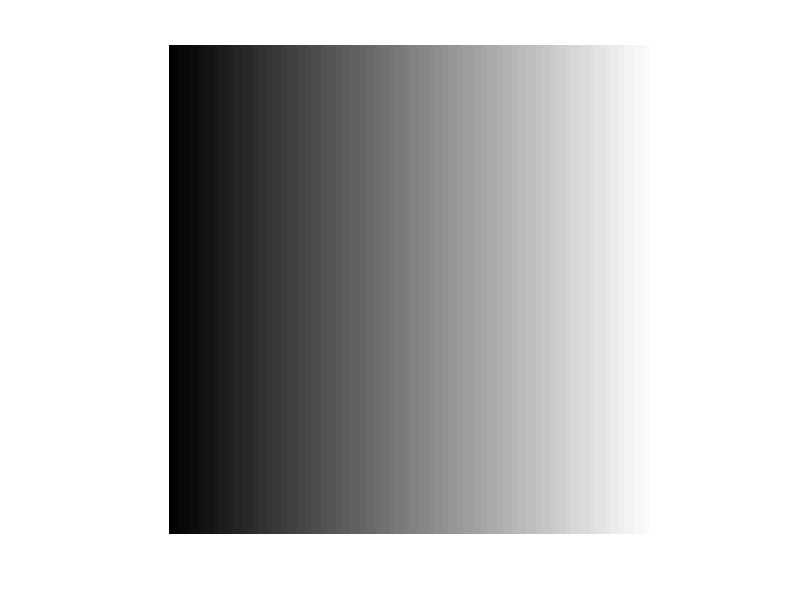

The MATLAB source for this figure:
% This program uses nested for loops to create a 2D array of pixel values
% with columns 3 to 255, where 255 represents the colour white, and 0 
% represents black. The image is darker on the left side and lighter on the right.
% It then displays the image and saves it as a file called test3.png

imageData = []; % Initialise empty vector for image
imSize = 100; % Set image dimensions
numRows = imSize; 
numCols = imSize;
whitePix = 255; % The value of a white pixel to be used in calculations

% Populate imageData with 100 rows of 100 pixel values

for row = [1:numRows] % Iterate through 1 to numRows
    imageRow = []; % % For each row in 1:numRows, iterate through 1:numCols
    for col = [1:numCols]
        pixelVal = uint8((col/imSize) * 255); % Calculate a pixel value for each column in range 3:255; each column increases by 2 or 3
    imageRow = [imageRow pixelVal];  % Add value for pixel to corresponding column index (col) of imageRow
    end
    imageData = [imageData; imageRow]; % Add rowth imageRow of numCols number of pixels to imageData, creating 2D vector     
end


% Display imageData as an image

imshow(imageData);
 
% Save as an image

imwrite(imageData,'test3.png');
